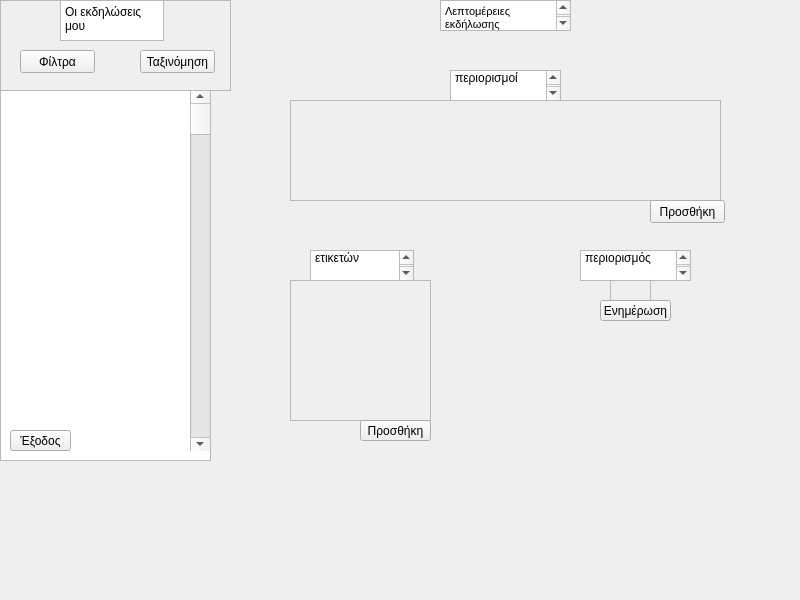
<?xml version="1.0" encoding="UTF-8"?>
<ui version="4.0">
 <class>DLE</class>
 <widget class="QWidget" name="DLE">
  <property name="geometry">
   <rect>
    <x>0</x>
    <y>0</y>
    <width>800</width>
    <height>600</height>
   </rect>
  </property>
  <property name="windowTitle">
   <string>DLE</string>
  </property>
  <widget class="QListWidget" name="listWidget">
   <property name="geometry">
    <rect>
     <x>0</x>
     <y>90</y>
     <width>211</width>
     <height>371</height>
    </rect>
   </property>
  </widget>
  <widget class="QScrollBar" name="verticalScrollBar">
   <property name="geometry">
    <rect>
     <x>190</x>
     <y>90</y>
     <width>20</width>
     <height>361</height>
    </rect>
   </property>
   <property name="orientation">
    <enum>Qt::Vertical</enum>
   </property>
  </widget>
  <widget class="QFrame" name="frame">
   <property name="geometry">
    <rect>
     <x>0</x>
     <y>0</y>
     <width>231</width>
     <height>91</height>
    </rect>
   </property>
   <property name="frameShape">
    <enum>QFrame::StyledPanel</enum>
   </property>
   <property name="frameShadow">
    <enum>QFrame::Raised</enum>
   </property>
   <widget class="QPushButton" name="pushButton">
    <property name="geometry">
     <rect>
      <x>20</x>
      <y>50</y>
      <width>75</width>
      <height>23</height>
     </rect>
    </property>
    <property name="text">
     <string>Φίλτρα</string>
    </property>
   </widget>
   <widget class="QPushButton" name="pushButton_2">
    <property name="geometry">
     <rect>
      <x>140</x>
      <y>50</y>
      <width>75</width>
      <height>23</height>
     </rect>
    </property>
    <property name="text">
     <string>Ταξινόμηση</string>
    </property>
   </widget>
   <widget class="QPlainTextEdit" name="plainTextEdit">
    <property name="geometry">
     <rect>
      <x>60</x>
      <y>0</y>
      <width>104</width>
      <height>41</height>
     </rect>
    </property>
    <property name="plainText">
     <string>Οι εκδηλώσεις μου</string>
    </property>
   </widget>
  </widget>
  <widget class="QTextEdit" name="textEdit">
   <property name="geometry">
    <rect>
     <x>440</x>
     <y>0</y>
     <width>131</width>
     <height>31</height>
    </rect>
   </property>
   <property name="html">
    <string>&lt;!DOCTYPE HTML PUBLIC &quot;-//W3C//DTD HTML 4.0//EN&quot; &quot;http://www.w3.org/TR/REC-html40/strict.dtd&quot;&gt;
&lt;html&gt;&lt;head&gt;&lt;meta name=&quot;qrichtext&quot; content=&quot;1&quot; /&gt;&lt;style type=&quot;text/css&quot;&gt;
p, li { white-space: pre-wrap; }
&lt;/style&gt;&lt;/head&gt;&lt;body style=&quot; font-family:'MS Shell Dlg 2'; font-size:8.25pt; font-weight:400; font-style:normal;&quot;&gt;
&lt;p style=&quot; margin-top:0px; margin-bottom:0px; margin-left:0px; margin-right:0px; -qt-block-indent:0; text-indent:0px;&quot;&gt;Λεπτομέρειες εκδήλωσης&lt;/p&gt;&lt;/body&gt;&lt;/html&gt;</string>
   </property>
  </widget>
  <widget class="QLabel" name="label">
   <property name="geometry">
    <rect>
     <x>720</x>
     <y>0</y>
     <width>47</width>
     <height>51</height>
    </rect>
   </property>
   <property name="text">
    <string/>
   </property>
   <property name="pixmap">
    <pixmap>../../Desktop/SOFT_ENG2020/messagepng.png</pixmap>
   </property>
  </widget>
  <widget class="QLabel" name="label_2">
   <property name="geometry">
    <rect>
     <x>230</x>
     <y>0</y>
     <width>51</width>
     <height>41</height>
    </rect>
   </property>
   <property name="text">
    <string/>
   </property>
   <property name="pixmap">
    <pixmap>../../Desktop/SOFT_ENG2020/backpng.png</pixmap>
   </property>
  </widget>
  <widget class="QPushButton" name="pushButton_3">
   <property name="geometry">
    <rect>
     <x>10</x>
     <y>430</y>
     <width>61</width>
     <height>21</height>
    </rect>
   </property>
   <property name="text">
    <string>Έξοδος</string>
   </property>
  </widget>
  <widget class="QPlainTextEdit" name="plainTextEdit_2">
   <property name="geometry">
    <rect>
     <x>450</x>
     <y>70</y>
     <width>111</width>
     <height>31</height>
    </rect>
   </property>
   <property name="plainText">
    <string>Χρονικοί περιορισμοί</string>
   </property>
  </widget>
  <widget class="QFrame" name="frame_2">
   <property name="geometry">
    <rect>
     <x>290</x>
     <y>100</y>
     <width>431</width>
     <height>101</height>
    </rect>
   </property>
   <property name="frameShape">
    <enum>QFrame::StyledPanel</enum>
   </property>
   <property name="frameShadow">
    <enum>QFrame::Raised</enum>
   </property>
  </widget>
  <widget class="QPushButton" name="pushButton_4">
   <property name="geometry">
    <rect>
     <x>650</x>
     <y>200</y>
     <width>75</width>
     <height>23</height>
    </rect>
   </property>
   <property name="text">
    <string>Προσθήκη</string>
   </property>
  </widget>
  <widget class="QScrollArea" name="scrollArea">
   <property name="geometry">
    <rect>
     <x>290</x>
     <y>280</y>
     <width>141</width>
     <height>141</height>
    </rect>
   </property>
   <property name="widgetResizable">
    <bool>true</bool>
   </property>
   <widget class="QWidget" name="scrollAreaWidgetContents">
    <property name="geometry">
     <rect>
      <x>0</x>
      <y>0</y>
      <width>139</width>
      <height>139</height>
     </rect>
    </property>
   </widget>
  </widget>
  <widget class="QPlainTextEdit" name="plainTextEdit_4">
   <property name="geometry">
    <rect>
     <x>310</x>
     <y>250</y>
     <width>104</width>
     <height>31</height>
    </rect>
   </property>
   <property name="plainText">
    <string>Περιοριμοί ετικετών</string>
   </property>
  </widget>
  <widget class="QPushButton" name="pushButton_5">
   <property name="geometry">
    <rect>
     <x>360</x>
     <y>420</y>
     <width>71</width>
     <height>21</height>
    </rect>
   </property>
   <property name="text">
    <string>Προσθήκη</string>
   </property>
  </widget>
  <widget class="QScrollArea" name="scrollArea_2">
   <property name="geometry">
    <rect>
     <x>610</x>
     <y>280</y>
     <width>41</width>
     <height>21</height>
    </rect>
   </property>
   <property name="widgetResizable">
    <bool>true</bool>
   </property>
   <widget class="QWidget" name="scrollAreaWidgetContents_2">
    <property name="geometry">
     <rect>
      <x>0</x>
      <y>0</y>
      <width>39</width>
      <height>19</height>
     </rect>
    </property>
   </widget>
  </widget>
  <widget class="QPushButton" name="pushButton_6">
   <property name="geometry">
    <rect>
     <x>600</x>
     <y>300</y>
     <width>71</width>
     <height>21</height>
    </rect>
   </property>
   <property name="text">
    <string>Ενημέρωση</string>
   </property>
  </widget>
  <widget class="QPlainTextEdit" name="plainTextEdit_3">
   <property name="geometry">
    <rect>
     <x>580</x>
     <y>250</y>
     <width>111</width>
     <height>31</height>
    </rect>
   </property>
   <property name="plainText">
    <string>Χωρικός περιορισμός</string>
   </property>
  </widget>
 </widget>
 <resources/>
 <connections/>
</ui>
